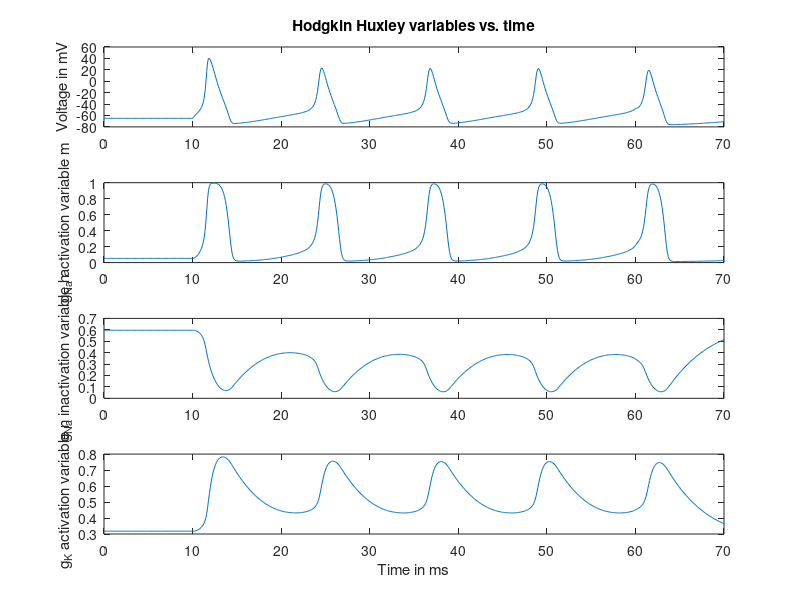
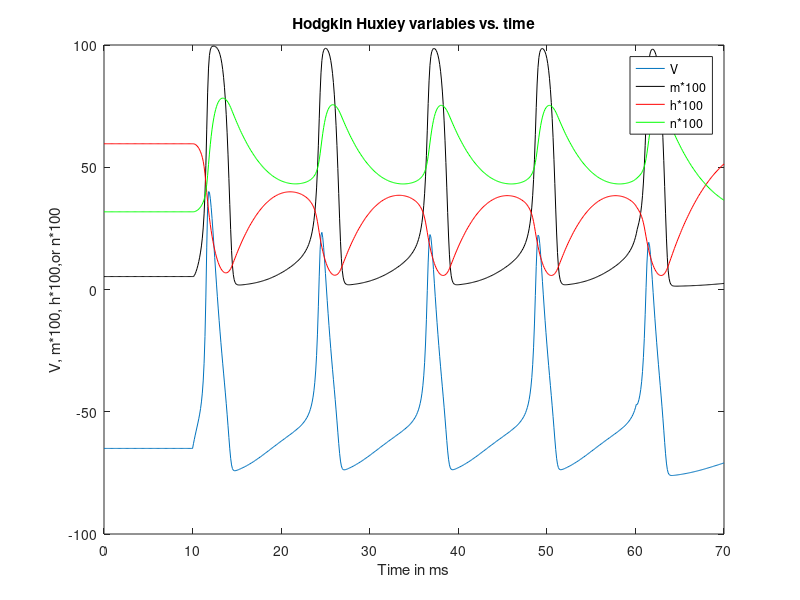
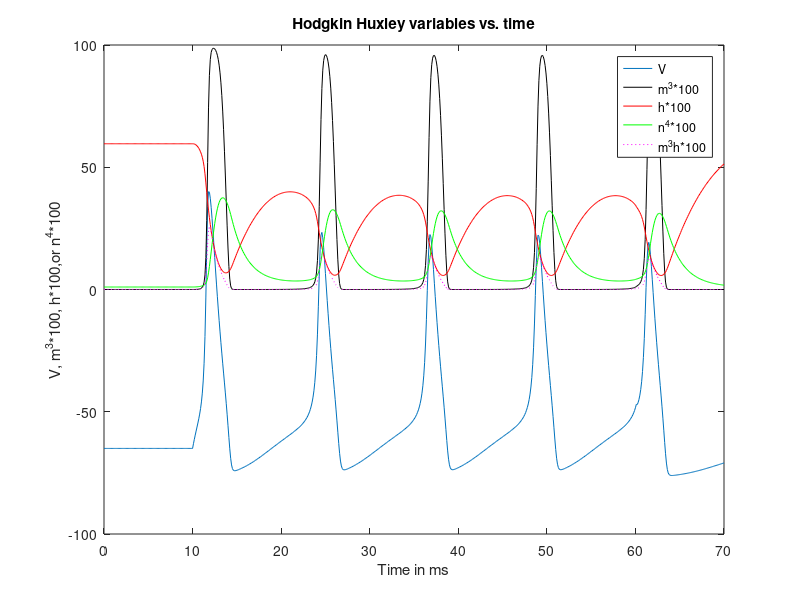

Recreate these plots in MATLAB, in order.
clear all; %clear all variables
close all; %close any open matlab windows
%DEFINE PARAMETERS
dt = 0.1; %time step [ms]
t_end = 70; %total time of run [ms]
t_StimStart = 10; %time to start injecting current [ms]
t_StimEnd = 60; %time to end injecting current [ms]
c = 10; %capacitance per unit area [nF/mm^2]
gmax_L = 0.003e3; %leak maximal conductance per unit area [uS/mm^2]
E_L = -54.387; %leak conductance reversal potential [mV]
gmax_K = 0.36e3; %hodgkin-huxley maximal K conductance per unit area [uS/mm^2]
E_K = -77; %hodgkin-huxley K conductance reversal potential [mV]
gmax_Na = 1.2e3; %hodgkin-huxley maximal Na conductance per unit area [uS/mm^2]
E_Na = 50; %hodgkin-huxley Na conductance reversal potential [mV]
%SET UP VECTORS TO BE PLOTTED
t_vect = 0:dt:t_end; %will hold vector of times
V_vect = zeros(1,length(t_vect)); %initialize the voltage vector
m_vect = zeros(1,length(t_vect)); %initialize the HH Na activation variable vector
h_vect = zeros(1,length(t_vect)); %initialize the HH Na inactivation variable vector
n_vect = zeros(1,length(t_vect)); %initialize the the HH K activation variable vector
%ASSIGN INITIAL VALUES OF VARIABLES
i = 1; %index denoting which element of V is being assigned
V_vect(i)= -65; %first element of V, i.e. value of V at t=0 [mV]
m_vect(i) = 0.0529; %initially set m = m_inf(-65)
h_vect(i) = 0.5961; %initially set h = h_inf(-65)
n_vect(i) = 0.3177; %initially set n = n_inf(-65)
%DEFINE THE STIMULUS
%vector below will hold values of I_e/A over time;
I_0 = 200; %magnitude of pulse of injected current [nA/mm^2]
I_e_vect = zeros(1,t_StimStart/dt); %portion of I_e/A vector from t=0 to t=t_StimStart
I_e_vect = [I_e_vect I_0*ones(1,1+((t_StimEnd-t_StimStart)/dt))]; %add portion from
 % t=t_StimStart to t=t_StimEnd
I_e_vect = [I_e_vect zeros(1,(t_end-t_StimEnd)/dt)]; %add portion from
 % t=t_StimEnd to t=t_end
for t=dt:dt:t_end %loop through values of t in steps of dt ms
 %assign all of the alphas & betas
 alpha_m = .1*(V_vect(i)+40)/(1 - exp(-.1*(V_vect(i)+40)));
 beta_m = 4*exp(-.0556*(V_vect(i)+65));
 alpha_h = .07*exp(-.05*(V_vect(i)+65));
 beta_h = 1/(1 + exp(-.1*(V_vect(i)+35)));
 alpha_n = .01*(V_vect(i)+55)/(1 - exp(-.1*(V_vect(i)+55)));
 beta_n = 0.125*exp(-0.0125*(V_vect(i)+65));
 %from the alphas & betas above, assign the taus & x_inf's for m,h,n
 tau_m = 1/(alpha_m + beta_m);
 m_inf = alpha_m/(alpha_m + beta_m);
 tau_h = 1/(alpha_h + beta_h);
 h_inf = alpha_h/(alpha_h + beta_h);
 tau_n = 1/(alpha_n + beta_n);
 n_inf = alpha_n/(alpha_n + beta_n);
 %assign tau_V and V_inf
 V_denominator = gmax_L + gmax_K*(n_vect(i)^4) + gmax_Na*(m_vect(i)^3)*h_vect(i);
 tau_V = c/V_denominator;
 V_inf =(gmax_L*E_L + gmax_K*(n_vect(i)^4)*E_K + ... %... let's you continue on next line
 gmax_Na*(m_vect(i)^3)*h_vect(i)*E_Na + I_e_vect(i))/V_denominator;
 %assign next elements of m,h,and n vectors using update rule
 m_vect(i+1) = m_inf + (m_vect(i) - m_inf)*exp(-dt/tau_m);
 h_vect(i+1) = h_inf + (h_vect(i) - h_inf)*exp(-dt/tau_h);
 n_vect(i+1) = n_inf + (n_vect(i) - n_inf)*exp(-dt/tau_n);
 %assign next element of V vector using update rule
 V_vect(i+1) = V_inf + (V_vect(i) - V_inf)*exp(-dt/tau_V);
 %add 1 to index, corresponding to moving forward 1 time step
 i = i+1;
end


figure(1)
subplot(4,1,1)
plot(t_vect,V_vect)
title('Hodgkin Huxley variables vs. time');
ylabel('Voltage in mV');
subplot(4,1,2)
plot(t_vect,m_vect)
ylabel('g_{Na} activation variable m');
subplot(4,1,3)
plot(t_vect,h_vect)
ylabel('g_{Na} inactivation variable h');
subplot(4,1,4)
plot(t_vect,n_vect)
xlabel('Time in ms');
ylabel('g_{K} activation variable n');
figure(2)
plot(t_vect,V_vect) %plot in blue
title('Hodgkin Huxley variables vs. time');
hold on
plot(t_vect,100*m_vect,'k') %plot in black
plot(t_vect,100*h_vect,'r') %plot in red
plot(t_vect,100*n_vect,'g') %plot in green
ylabel('V, m*100, h*100,or n*100');
xlabel('Time in ms');
legend('V', 'm*100', 'h*100','n*100')
figure(3)
plot(t_vect,V_vect) %plot in blue
title('Hodgkin Huxley variables vs. time');
hold on
plot(t_vect,100*m_vect.^3,'k') %plot in black
plot(t_vect,100*h_vect,'r') %plot in red
plot(t_vect,100*n_vect.^4,'g') %plot in green
plot(t_vect,100*m_vect.^3.*h_vect,'m:') %plot in dotted magenta
ylabel('V, m^3*100, h*100,or n^4*100');
xlabel('Time in ms');
legend('V', 'm^3*100', 'h*100','n^4*100','m^3h*100')